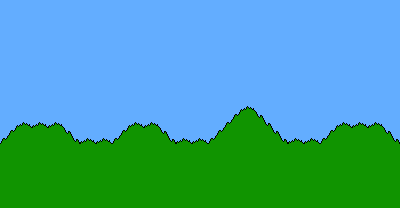

Tiled map render using the project's own tile images. Description and the map definition, with tile-layer contents summarised, below:
An orthogonal 25x13 tile map with 16x16 px tiles, 2 tile layers (backgound, terrain) and 3 objects.

<map version="1.9" tiledversion="1.9.2" orientation="orthogonal" renderorder="right-down" width="25" height="13" tilewidth="16" tileheight="16" infinite="0" nextlayerid="4" nextobjectid="6">
 <tileset firstgid="1" source="tileset.tsx" />
 <layer id="1" name="backgound" width="25" height="13">
  <data>[325 cells, 325 non-empty, 1 distinct tile ids]</data>
 </layer>
 <layer id="2" name="terrain" width="25" height="13">
  <data>[325 cells, 137 non-empty, 5 distinct tile ids]</data>
 </layer>
 <objectgroup id="3" name="layer">
  <object id="2" x="399.057" y="0">
   <polyline points="0,0 0.471698,142.453" />
  </object>
  <object id="4" x="0.471698" y="0.471698">
   <polyline points="0,0 0,142.925" />
  </object>
  <object id="5" x="1.41509" y="140.094">
   <polyline points="0,0 14.6226,-13.2075 24.5283,-19.3396 29.2453,-13.6792 39.1509,-17.9245 44.3396,-14.1509 55.1887,-17.4528 63.2075,-12.7358 77.8302,3.30189 87.2642,-2.35849 93.8679,3.30189 101.887,-1.41509 110.849,2.83019 128.302,-15.0943 134.906,-17.4528 139.151,-16.0377 141.509,-14.6226 150.472,-17.9245 159.906,-11.7925 175,3.77358 182.075,-1.41509 189.623,1.41509 199.528,-2.35849 205.66,2.35849 244.811,-33.9623 250.943,-33.4906 285.849,3.77358 295.755,-1.88679 302.358,3.77358 310.377,-1.41509 314.151,-1.88679 319.811,2.83019 340.094,-17.4528 342.925,-17.9245 350.472,-13.2075 357.075,-18.3962 361.792,-16.9811 366.981,-13.6792 373.113,-16.9811 376.887,-16.5094 379.717,-15.0943 383.491,-12.7358 386.321,-8.96226 391.038,-5.66038 394.34,-0.943396 398.585,2.35849" />
  </object>
 </objectgroup>
</map>
